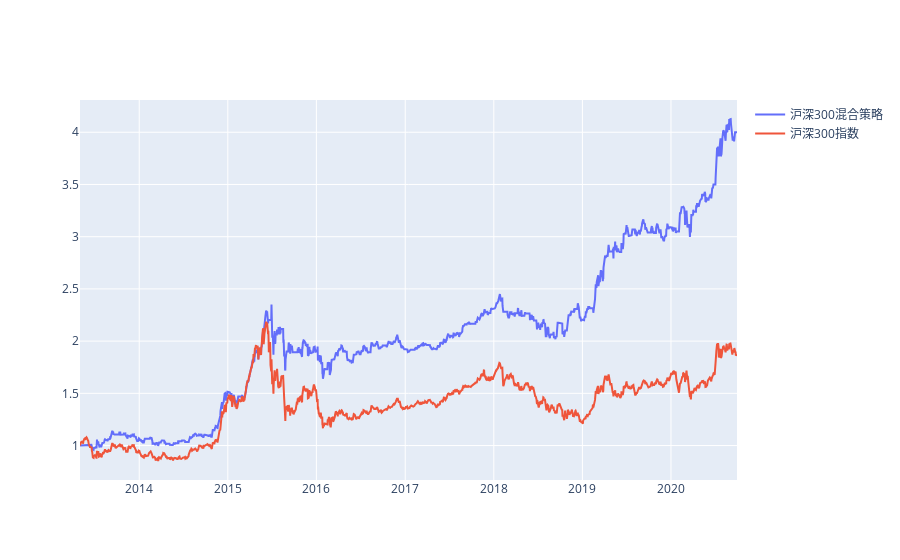

Notebook source saved alongside this figure:
### Code cell
lstparams = []

lstassetcode = ['jqdata.000300_XSHG|1d']
lstassetname = ['沪深300混合策略']

# tsStart = 0
# tsEnd = -1

for ai in range(0, len(lstassetcode)):
    s0 = trdb2py.trading2_pb2.Strategy(
        name="normal",
        asset=trdb2py.str2asset(lstassetcode[ai]),         
    )

    buy0 = trdb2py.trading2_pb2.CtrlCondition(
        name='weekday2',
        vals=[4, calcweekday2val2(4, 4)],
    )

    buy1 = trdb2py.trading2_pb2.CtrlCondition(
        name='indicatorsp',
        operators=['up'],
        strVals=['ta-ema.{}'.format(29)],
    )

    buy2 = trdb2py.trading2_pb2.CtrlCondition(
        name='weekday2',
        vals=[1, calcweekday2val2(1, 4)],
        group=1,
    )

    buy3 = trdb2py.trading2_pb2.CtrlCondition(
        name='indicatorsp',
        operators=['down'],
        strVals=['ta-ema.{}'.format(29)],
        group=1,    
    )

    sell0 = trdb2py.trading2_pb2.CtrlCondition(
        name='weekday',
        vals=[3],
    )

    sell1 = trdb2py.trading2_pb2.CtrlCondition(
        name='ctrlconditionid',
        vals=[1],
        strVals=['buy'],
    )

    sell2 = trdb2py.trading2_pb2.CtrlCondition(
        name='weekday',
        vals=[5],
        group=1,     
    )

    sell3 = trdb2py.trading2_pb2.CtrlCondition(
        name='ctrlconditionid',
        vals=[2],
        strVals=['buy'],
        group=1,     
    )

    paramsbuy = trdb2py.trading2_pb2.BuyParams(
        perHandMoney=1,
    )

    paramsinit = trdb2py.trading2_pb2.InitParams(
        money=10000,
    )
    
    feebuy = trdb2py.trading2_pb2.FeeParams(
        percentage=0.0003,
    )
    
    feesell = trdb2py.trading2_pb2.FeeParams(
        percentage=0.0003,
    )    

    s0.buy.extend([buy0, buy1, buy2, buy3])
    s0.sell.extend([sell0, sell1, sell2, sell3])
    s0.paramsBuy.CopyFrom(paramsbuy)
    s0.paramsSell.CopyFrom(paramssell) 
    s0.paramsInit.CopyFrom(paramsinit)        
#     s0.feeBuy.CopyFrom(feebuy)        
#     s0.feeSell.CopyFrom(feesell)            
    p0 = trdb2py.trading2_pb2.SimTradingParams(
        assets=[trdb2py.str2asset(lstassetcode[ai]), trdb2py.str2asset('jqdata.000300_XSHG|5m')],
        startTs=tsStart,
        endTs=tsEnd,
        strategies=[s0],
        title=lstassetname[ai],
    )  

    lstparams.append(p0)

lstpnl1 = trdb2py.simTradings(trdb2cfg, lstparams)

trdb2py.showPNLs(lstpnl1 + [pnlBaseline1], toImg=isStaticImg, width=width, height=height)

### Figure 1 — Plotly figure (JSON) as saved in the notebook; plotly's stock layout.template omitted (floating-point values rounded to 4 significant figures; data arrays with more than 128 entries replaced by an {"elided": "..."} marker saying what was removed)
{"data": [{"mode": "lines", "name": "沪深300混合策略", "type": "scatter", "x": {"elided": "1810 str values"}, "y": {"elided": "1810 float values"}}, {"mode": "lines", "name": "沪深300指数", "type": "scatter", "x": {"elided": "1810 str values"}, "y": {"elided": "1810 float values"}}], "layout": {}}
